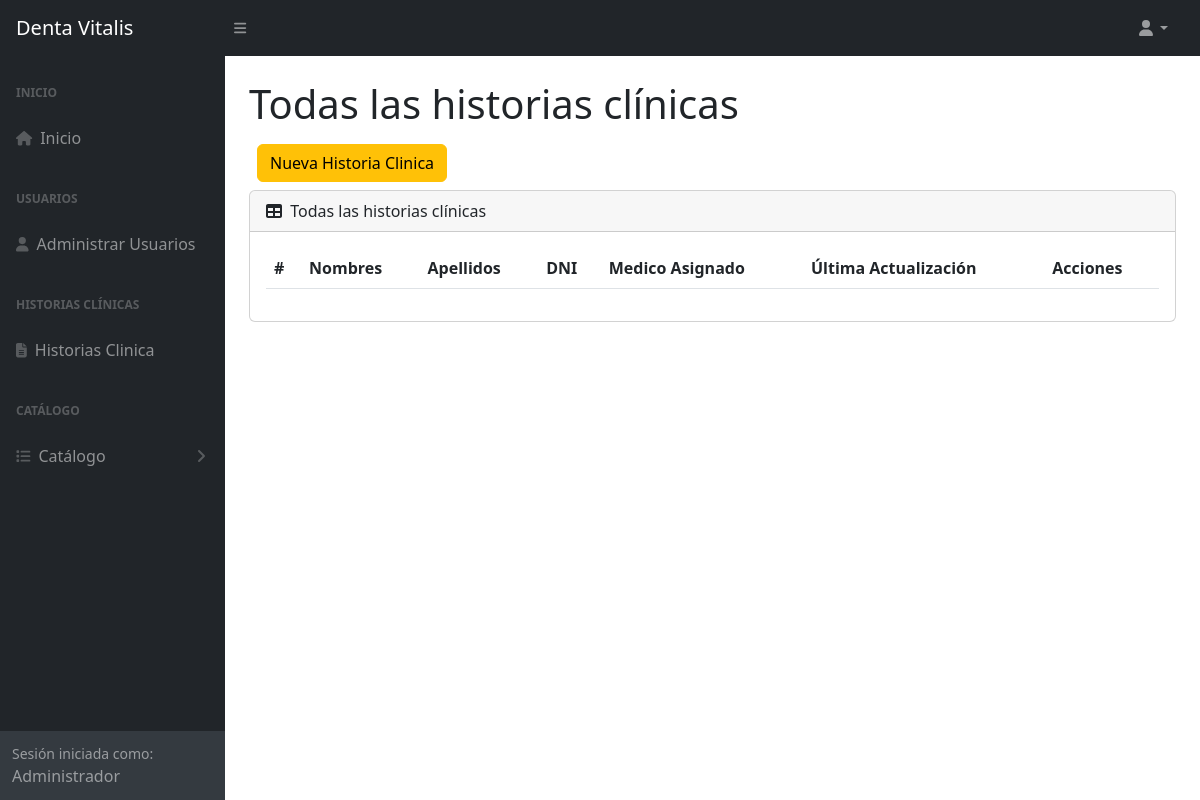
The page /historiaClinica (signed in) on the database as committed earlier.
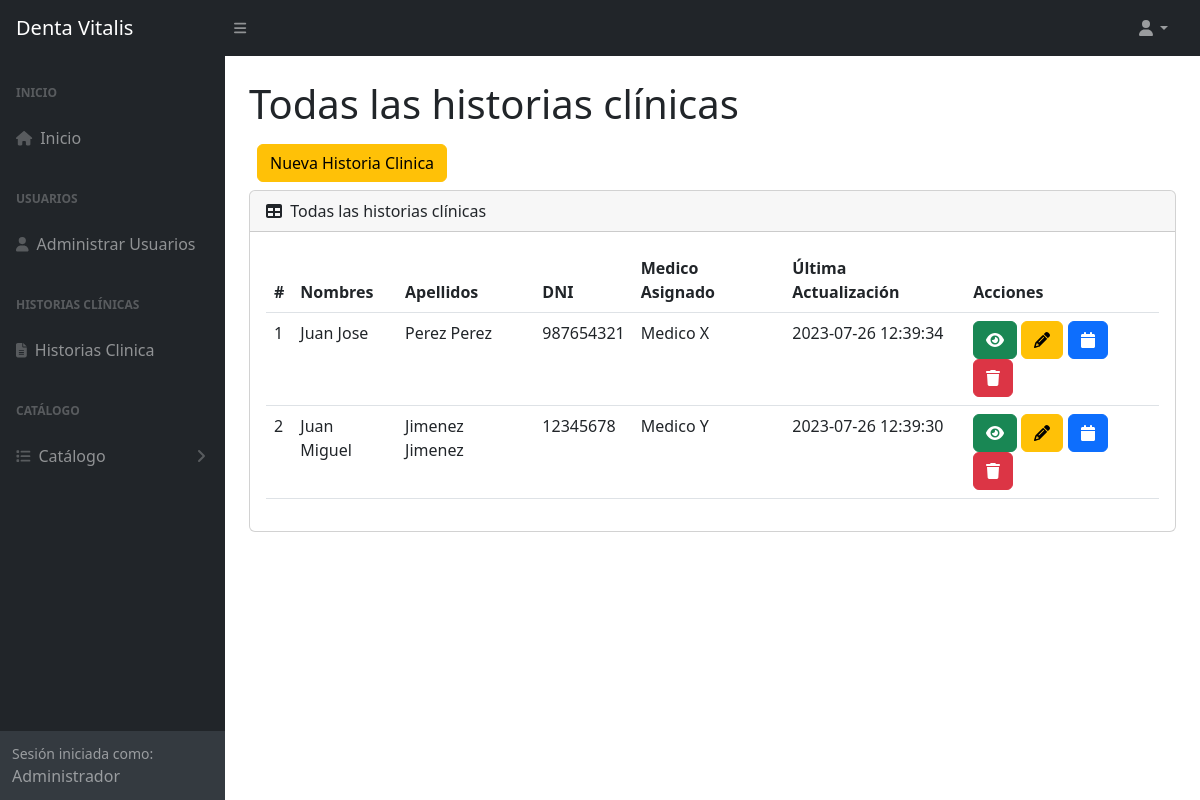
The same page on the database as committed later.
### tables this page shows
CREATE TABLE `tba_historiaclinica`  (
  `IdHistoriaClinica` int NOT NULL AUTO_INCREMENT,
  `IdPaciente` int NOT NULL,
  `IdSocio` int NOT NULL,
  `AlergiasEncontradas` varchar(255) NULL DEFAULT NULL,
  `AntecedentesFamiliares` varchar(255) NULL DEFAULT NULL,
  `AntecedentesPersonales` varchar(255) NULL DEFAULT NULL,
  `PrimeraEvaluacion` varchar(255) NOT NULL,
  `PresionArterialPaciente` varchar(15) NULL DEFAULT NULL,
  `PulsoPaciente` varchar(15) NULL DEFAULT NULL,
  `TemperaturaPaciente` varchar(15) NULL DEFAULT NULL,
  `FrecuenciaCardiacaPaciente` varchar(15) NULL DEFAULT NULL,
  `ExamenOdontologico` varchar(255) NOT NULL,
  `UsuarioCreado` int NOT NULL,
  `UsuarioActualizado` int NOT NULL,
  `FechaCreado` datetime NOT NULL,
  `FechaActualiza` datetime NOT NULL,
  PRIMARY KEY (`IdHistoriaClinica`) USING BTREE,
  INDEX `tba_historiaclinica_fkPaciente`(`IdPaciente`) USING BTREE,
  INDEX `tba_historiaclinica_fksocio`(`IdSocio`) USING BTREE,
  CONSTRAINT `tba_historiaclinica_fkPaciente` FOREIGN KEY (`IdPaciente`) REFERENCES `tba_paciente` (`IdPaciente`) ON DELETE RESTRICT ON UPDATE RESTRICT,
  CONSTRAINT `tba_historiaclinica_fksocio` FOREIGN KEY (`IdSocio`) REFERENCES `tba_socio` (`IdSocio`) ON DELETE RESTRICT ON UPDATE RESTRICT
);

CREATE TABLE `tba_paciente`  (
  `IdPaciente` int NOT NULL AUTO_INCREMENT,
  `NombrePaciente` varchar(100) NOT NULL,
  `ApellidoPaciente` varchar(100) NOT NULL,
  `DNIPaciente` int NOT NULL,
  `SexoPaciente` varchar(12) NULL DEFAULT NULL,
  `EdadPaciente` int NULL DEFAULT NULL,
  `FechaNacimiento` date NULL DEFAULT NULL,
  `CelularPaciente` int NOT NULL,
  `DomicilioPaciente` varchar(255) NULL DEFAULT NULL,
  `LugarProcedencia` varchar(100) NULL DEFAULT NULL,
  `LugarNacimiento` varchar(80) NULL DEFAULT NULL,
  `GradoInstruccion` varchar(20) NULL DEFAULT NULL,
  `RazaPaciente` varchar(20) NULL DEFAULT NULL,
  `OcupacionPaciente` varchar(20) NULL DEFAULT NULL,
  `ReligionPaciente` varchar(20) NULL DEFAULT NULL,
  `EstadoCivil` varchar(20) NULL DEFAULT NULL,
  `NumeroContactoPaciente` int NULL DEFAULT NULL,
  `NombreContactoPaciente` varchar(100) NULL DEFAULT NULL,
  `UsuarioCreado` int NOT NULL,
  `UsuarioActualiza` int NOT NULL,
  `FechaCreacion` datetime NOT NULL,
  `FechaActualizacion` datetime NOT NULL,
  PRIMARY KEY (`IdPaciente`) USING BTREE
);

CREATE TABLE `tba_socio`  (
  `IdSocio` int NOT NULL AUTO_INCREMENT,
  `NombreSocio` varchar(150) NOT NULL,
  `IdTipoIdentificacion` int NULL DEFAULT NULL,
  `IdTipoSocio` int NOT NULL,
  `Identificacion` varchar(15) NULL DEFAULT NULL,
  `FechaCreacion` datetime NOT NULL,
  `FechaActualizacion` datetime NOT NULL,
  PRIMARY KEY (`IdSocio`) USING BTREE,
  INDEX `tba_socio_fksocios`(`IdTipoIdentificacion`) USING BTREE,
  INDEX `tba_socio_fktiposocio`(`IdTipoSocio`) USING BTREE,
  CONSTRAINT `tba_socio_fksocios` FOREIGN KEY (`IdTipoIdentificacion`) REFERENCES `tba_tipoidentificacion` (`IdTipoIdentificacion`) ON DELETE RESTRICT ON UPDATE RESTRICT,
  CONSTRAINT `tba_socio_fktiposocio` FOREIGN KEY (`IdTipoSocio`) REFERENCES `tba_tiposocio` (`IdTipoSocio`) ON DELETE RESTRICT ON UPDATE RESTRICT
);

### controller/plantilla.controller.php (called while the page is built)
<?php
class ControllerPlantilla
{
  static public function ctrPlantilla()
  {
    include "view/plantilla.php";
  }
}

### index.php (called while the page is built, shortened)
<?php
require_once "controller/plantilla.controller.php";
require_once "controller/historias.controller.php";
require_once "model/historias.model.php";
$plantilla = new ControllerPlantilla();
$plantilla -> ctrPlantilla();

### controller/historias.controller.php (called while the page is built, shortened)
<?php
class ControllerHistorias
{
  public static function ctrMostrarAllHistorias()
  {
    $tabla = "tba_historiaclinica";
    $listaHistorias = ModelHistorias::mdlMostrarAllHistorias($tabla);
    return $listaHistorias;
  }
}

### model/conexion.php (called while the page is built)
<?php
class Conexion
{
  static public function conn()
  {
    $link = new PDO("mysql:host=localhost;dbname=db_dentavitalis","root","");
		$link->exec("set names utf8");
		return $link;
  }
}

### model/historias.model.php (called while the page is built, shortened)
<?php
require_once "conexion.php";
class ModelHistorias
{
  public static function mdlMostrarAllHistorias($tabla)
  {
    $statement = Conexion::conn()->prepare("SELECT tba_historiaclinica.IdHistoriaClinica, tba_historiaclinica.IdPaciente, tba_historiaclinica.IdSocio, tba_historiaclinica.FechaActualiza, tba_paciente.NombrePaciente, tba_paciente.ApellidoPaciente, tba_paciente.DNIPaciente, tba_socio.NombreSocio FROM $tabla INNER JOIN tba_paciente ON tba_historiaclinica.IdPaciente = tba_paciente.IdPaciente INNER JOIN tba_socio ON tba_historiaclinica.IdSocio = tba_socio.IdSocio ORDER BY IdHistoriaClinica ASC");
    $statement -> execute();
    return $statement -> fetchAll();
  }
}

### view/modules/historiaClinica.php (the view, shortened to what this page needs)
</div>
        </div>
        <div class="sb-sidenav-footer">
          <div class="small">Sesión iniciada como:</div>
          <?php echo $_SESSION["nombreUsuario"] ?>
        </div>
      </nav>
    </div>
    <div id="layoutSidenav_content">
      <main class="bg">
        <div class="container-fluid px-4">
          <h1 class="mt-4">Todas las historias clínicas</h1>
          <div class="d-inline-flex m-2">
            <button type="button" class="btn btn-warning btnNuevaHistoria" id="btnNuevaHistoria">
              Nueva Historia Clinica
            </button>
          </div>
          <div class="card mb-4">
            <div class="card-header">
              <i class="fas fa-table me-1"></i>
              Todas las historias clínicas
            </div>
            <div class="card-body">
              <table id="datatablesSimple" class="data-table-AllHistorias table">
                <thead>
                  <tr>
                    <th>#</th>
                    <th>Nombres</th>
                    <th>Apellidos</th>
                    <th>DNI</th>
                    <th>Medico Asignado</th>
                    <th>Última Actualización</th>
                    <th>Acciones</th>
                  </tr>
                </thead>
                <tbody>
                  <?php
                    $listaHistorias = ControllerHistorias::ctrMostrarAllHistorias();
                    foreach ($listaHistorias as $key => $value)
                    {
                      echo
                      '<tr>
                        <td>'.($key + 1).'</td>
                        <td>'.$value["NombrePaciente"].'</td>
                        <td>'.$value["ApellidoPaciente"].'</td>
                        <td>'.$value["DNIPaciente"].'</td>
                        <td>'.$value["NombreSocio"].'</td>
                        <td>'.$value["FechaActualiza"].'</td>
                        <td>
                          <button class="btn btn-success btnVisualizarHistoria" id="btnVisualizarHistoria" codHistoria="'.$value["IdHistoriaClinica"].'"><i class="fa-solid fa-eye"></i></button>
                          <button class="btn btn-warning btnEditarHistoria" id="btnEditarHistoria" codHistoria="'.$value["IdHistoriaClinica"].'"><i class="fa-solid fa-pencil"></i></button>
                          <button class="btn btn-primary btnAsignarCita" id="btnAsignarCita" codHistoria="'.$value["IdHistoriaClinica"].'"><i class="fa-solid fa-calendar"></i></button>
                          <button class="btn btn-danger btnEliminarHistoria" codHistoria="'.$value["IdHistoriaClinica"].'"><i class="fa-solid fa-trash"></i></button>
                        </td>
                      </tr>';
                    }
                  ?>
                </tbody>
              </table>
            </div>
          </div>
        </div>
      </main>
    </div>
  </div>

### view/plantilla.php (shortened to what this page needs)
<!DOCTYPE html>
<html lang="es">
<head>
  <?php require "modules/header.php" ?>
</head>
  <?php
    if (isset($_SESSION["login"]) && $_SESSION["login"] == "ok")
    {
      echo '<body class="sb-nav-fixed">';
      include "modules/navbar.php";
      echo '
      <div id="layoutSidenav">
        <div id="layoutSidenav_nav">
          <nav class="sb-sidenav accordion sb-sidenav-dark" id="sidenavAccordion">
            <div class="sb-sidenav-menu">
              <div class="nav">';
      include "modules/menu.php";
      if(isset($_GET["ruta"]))
      {
        if(
          $_GET["ruta"] == "home" ||
          $_GET["ruta"] == "usuario" ||
          $_GET["ruta"] == "editarSalida" ||
          $_GET["ruta"] == "procedimientos" ||
          $_GET["ruta"] == "gastos" ||
          $_GET["ruta"] == "socios" ||
          $_GET["ruta"] == "pacientes" ||
          $_GET["ruta"] == "costosfijos" ||
          $_GET["ruta"] == "crearNuevoCostoFijo" ||
          $_GET["ruta"] == "editarCostoFijo" ||
          $_GET["ruta"] == "costosvariables" ||
          $_GET["ruta"] == "crearNuevoCostoVariable" ||
          $_GET["ruta"] == "editarCostoVariable" ||
          $_GET["ruta"] == "historiaClinica" ||
          $_GET["ruta"] == "crearNuevaHistoria" ||
          $_GET["ruta"] == "editarHistoria" ||
          $_GET["ruta"] == "visualizarHistoria" ||
          $_GET["ruta"] == "calendario" ||
          $_GET["ruta"] == "historialPagos" ||
          $_GET["ruta"] == "signout"
        )
        {
          include "modules/".$_GET["ruta"].".php";
        }
        else
        {
          include "web/404.html";
        }
      }
      else
      {
        include "modules/home.php";
      }
      echo '<footer>';
      include "modules/footer.php";
      echo '</footer>';
    }
    else
    {
      include "modules/login.php";
    }
  ?>
</body>
</html>

### view/modules/header.php (shortened to what this page needs)
<link href="https://cdn.jsdelivr.net/npm/simple-datatables@7.1.2/dist/style.min.css" rel="stylesheet" />
<link href="css/styles.css" rel="stylesheet" />
<link href="css/styles-dentaVitalis.css" rel="stylesheet" />
<link href="https://cdn.jsdelivr.net/npm/sweetalert2@11.7.5/dist/sweetalert2.min.css" rel="stylesheet">

### view/modules/navbar.php (shortened to what this page needs)
  <nav class="sb-topnav navbar navbar-expand navbar-dark bg-dark">
  <a class="navbar-brand ps-3" href="index.php">Denta Vitalis</a>
  <button class="btn btn-link btn-sm order-1 order-lg-0 me-4 me-lg-0" id="sidebarToggle" href="#!"><i class="fas fa-bars"></i></button>
  <ul class="navbar-nav ms-auto ms-md-0 me-3 me-lg-4">
    <li class="nav-item dropdown">
      <a class="nav-link dropdown-toggle" id="navbarDropdown" href="#" role="button" data-bs-toggle="dropdown" aria-expanded="false"><i class="fas fa-user fa-fw"></i></a>
    </li>
  </ul>
</nav>

### view/modules/menu.php (shortened to what this page needs)
<div class="sb-sidenav-menu-heading">Inicio</div>
<a class="nav-link" href="home">
  <div class="sb-nav-link-icon"><i class="fas fa-home"></i></div>
  Inicio
</a>
<?php
  if($_SESSION["perfilUsuario"] == "1")
  {
?>
  <div class="sb-sidenav-menu-heading">Usuarios</div>
  <a class="nav-link" href="usuario">
    <div class="sb-nav-link-icon"><i class="fas fa-user"></i></div>
    Administrar Usuarios
  </a>
<?php
  }
?>
<div class="sb-sidenav-menu-heading">Historias Clínicas</div>
  <a class="nav-link" href="historiaClinica">
    <div class="sb-nav-link-icon"><i class="fas fa-file-text"></i></div>
    Historias Clinica
  </a>
<div class="sb-sidenav-menu-heading">Catálogo</div>
  <a class="nav-link collapsed" href="#" data-bs-toggle="collapse" data-bs-target="#listaCatalogo" aria-expanded="false" aria-controls="collapseLayouts">
    <div class="sb-nav-link-icon"><i class="fas fa-list"></i></div>
    Catálogo
    <div class="sb-sidenav-collapse-arrow"><i class="fas fa-angle-down"></i></div>
  </a>

### view/modules/footer.php (shortened to what this page needs)
<div class="container-fluid px-4">
  <div class="d-flex align-items-center justify-content-between small">
    <div class="text-muted">Copyright &copy; Simoni 2023</div>
  </div>
</div>

Rows that differ between the two databases and show on the page:
added tba_historiaclinica: IdPaciente.NombrePaciente "Juan Jose", IdPaciente.ApellidoPaciente "Perez Perez", IdPaciente.DNIPaciente "987654321", IdSocio.NombreSocio "Medico X", FechaActualiza "2023-07-26 12:39:34"
added tba_historiaclinica: IdPaciente.NombrePaciente "Juan Miguel", IdPaciente.ApellidoPaciente "Jimenez Jimenez", IdPaciente.DNIPaciente "12345678", IdSocio.NombreSocio "Medico Y", FechaActualiza "2023-07-26 12:39:30"
